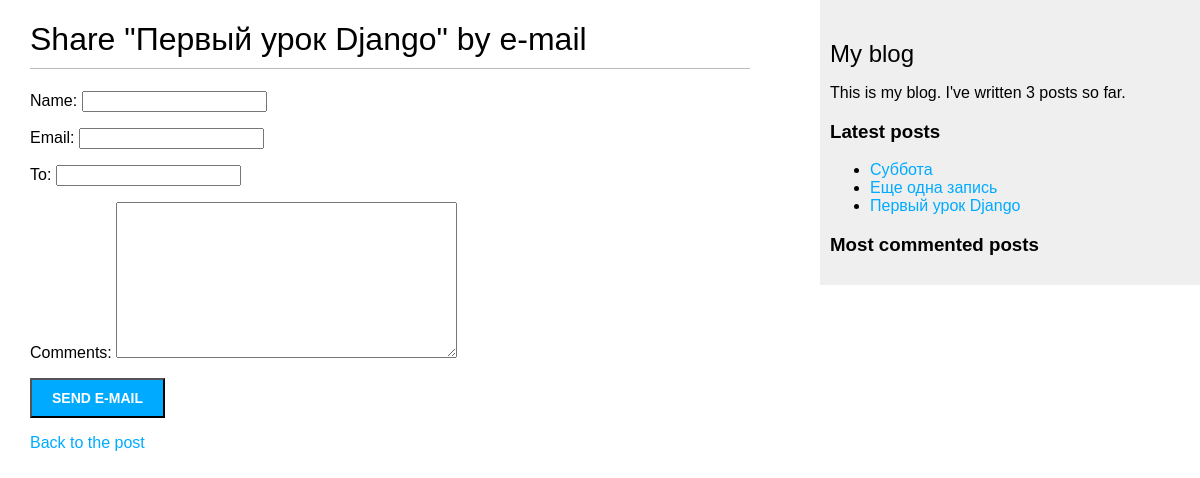
Page /blog/1/share/ on the earlier database version.
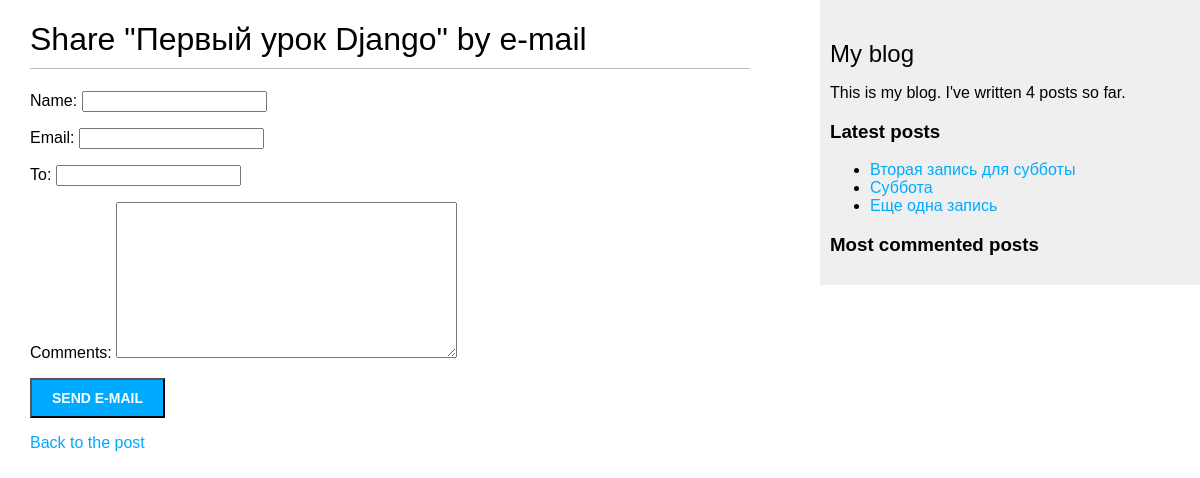
Same page on the later database version.
### blog/models.py (models this page shows, shortened)
class Post(models.Model):
    class Status(models.TextChoices):
        DRAFT = 'DF', 'Draft'
        PUBLISHED = 'PB', 'Published'
    title = models.CharField(max_length=250)
    slug = models.SlugField(max_length=250, unique_for_date='publish')
    author = models.ForeignKey(User, on_delete=models.CASCADE, related_name='blog_posts')
    body = models.TextField()
    publish = models.DateTimeField(default=timezone.now)
    created = models.DateTimeField(auto_now_add=True)
    updated = models.DateTimeField(auto_now=True)
    status = models.CharField(max_length=2, choices=Status.choices, default=Status.DRAFT)
    objects = models.Manager()
    published = PublishedManager()
    tags = TaggableManager()
    class Meta:
        ordering = ['-publish']
        indexes = [
            models.Index(fields=['-publish']),
        ]
    def get_absolute_url(self):
        return reverse('blog:post_detail', args=[self.publish.year,
                                                 self.publish.month,
                                                 self.publish.day,
                                                 self.slug])

### blog/views.py (the view)
def post_share(request, post_id):
    post = get_object_or_404(Post,
                             id=post_id,
                             status=Post.Status.PUBLISHED)
    sent = False
    if request.method == 'POST':
        form = EmailPostForm(request.POST)
        if form.is_valid():
            cd = form.cleaned_data
            post_url = request.build_absolute_uri(
                post.get_absolute_url())
            subject = f"{cd['name']} recommends you read " \
                      f"{post.title}"
            message = f"Read {post.title} at {post_url}\n\n" \
                      f"{cd['name']}\'s ({cd['email']}) comments: {cd['comments']}"
            send_mail(subject, message, settings.EMAIL_HOST_USER,
                      [cd['to']])
            sent = True
    else:
        form = EmailPostForm()
    return render(request, 'blog/post/share.html', {'post': post,
                                                    'form': form,
                                                    'sent': sent})

### blog/forms.py
class EmailPostForm(forms.Form):
    name = forms.CharField(max_length=25)
    email = forms.EmailField()
    to = forms.EmailField()
    comments = forms.CharField(required=False, widget=forms.Textarea)

### blog/models.py (called while the page is built)
    def get_queryset(self):
        return super().get_queryset().filter(status=Post.Status.PUBLISHED)

### blog/templatetags/blog_tags.py (called while the page is built)
@register.simple_tag
def total_posts():
    return Post.published.count()

@register.inclusion_tag('blog/post/latest_posts.html')
def show_latest_posts(count=5):
    latest_posts = Post.published.order_by('-publish')[:count]
    return {'latest_posts': latest_posts}

@register.simple_tag
def get_most_commented_posts(count=5):
    return Post.published.annotate(
        total_comments=Count('comments')
    ).exclude(total_comments=0).order_by('-total_comments')[:count]

### templates/blog/post/share.html (shortened to what this page needs)
{% extends "blog/base.html" %}
{% block content %}
    {% if sent %}
        <h1>E-mail successfully sent</h1>
        <p>
            "{{ post.title }}" was successfully sent
            to {{ form.cleaned_data.to }}.
        </p>
    {% else %}
        <h1>Share "{{ post.title }}" by e-mail</h1>
        <form method="post">
            {{ form.as_p }}
            <input type="submit" value="Send e-mail">
        </form>
    {% endif %}
    <p><a href="{{ post.get_absolute_url }}">Back to the post</a></p>
{% endblock %}

### templates/blog/post/latest_posts.html
<ul>
    {% for post in latest_posts %}
        <li>
            <a href="{{ post.get_absolute_url }}">{{ post.title }}</a>
        </li>
    {% endfor %}
</ul>

Differences in the rows shown:
no longer on one of the page's lists (row unchanged): Post: title "Первый урок Django"
added Post: title "Вторая запись для субботы"
Other differences:
text no longer shown: "3"
text now shown: "4"
